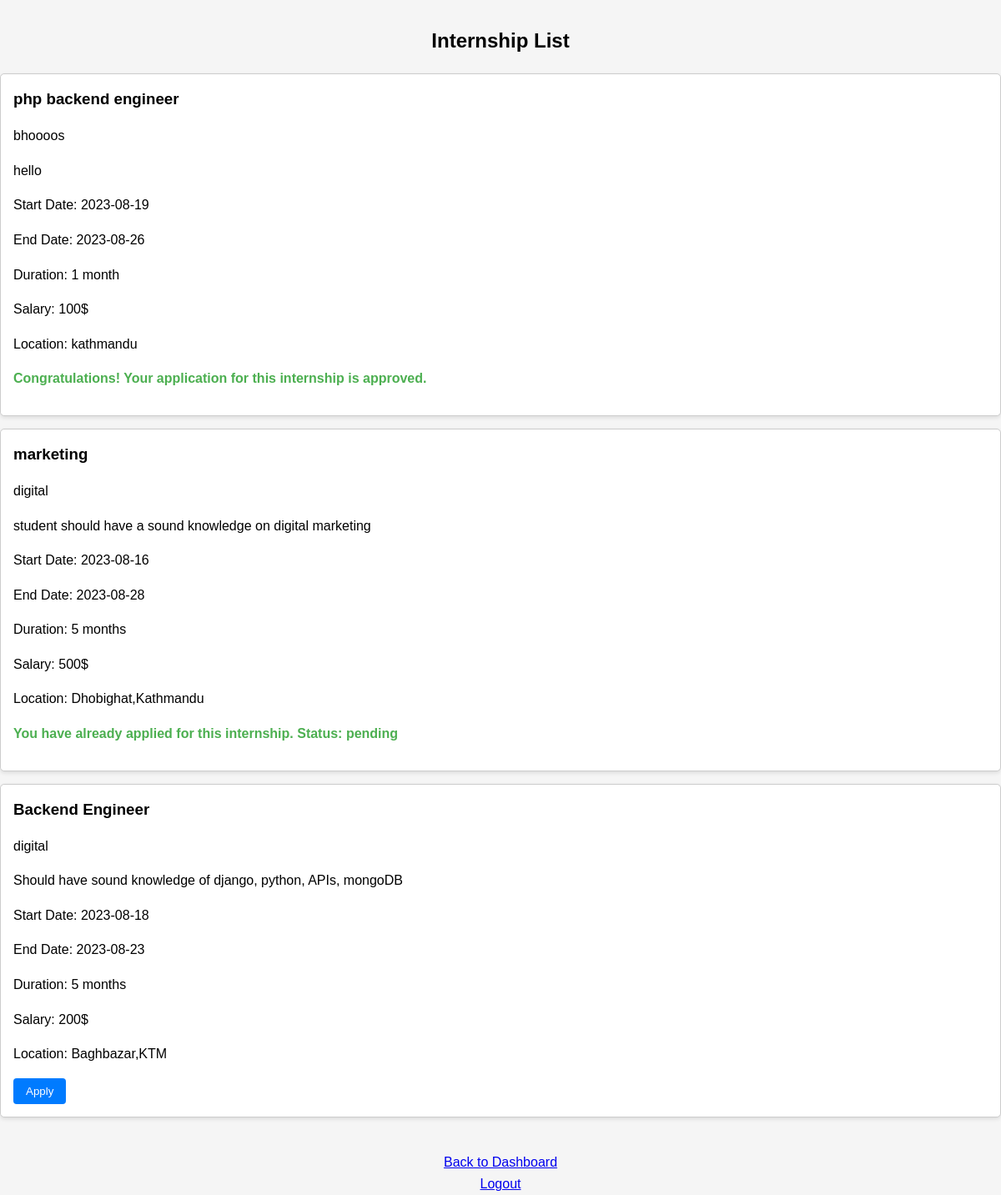
The app's page /internships.php (signed in) with its own data.
### tables this page shows
CREATE TABLE `internships` (
  `internship_id` int(11) NOT NULL,
  `admin_id` int(11) DEFAULT NULL,
  `title` varchar(255) DEFAULT NULL,
  `company_name` varchar(50) NOT NULL,
  `description` text DEFAULT NULL,
  `start_date` date DEFAULT NULL,
  `end_date` date DEFAULT NULL,
  `status` enum('open','closed') DEFAULT NULL,
  `duration` varchar(50) DEFAULT NULL,
  `salary` varchar(20) DEFAULT NULL,
  `location` varchar(50) DEFAULT NULL,
  `company_id` int(11) NOT NULL
);

### internships.php (the view, shortened to what this page needs)
<?php
require_once 'config.php';
$sql = "SELECT * FROM internships WHERE status = 'open'";
$result = mysqli_query($conn, $sql);
$internships = mysqli_fetch_all($result, MYSQLI_ASSOC);
$student_id = $_SESSION['student_id'];
$sql = "SELECT internship_id, status FROM applications WHERE student_id = '$student_id'";
$result = mysqli_query($conn, $sql);
$applications = mysqli_fetch_all($result, MYSQLI_ASSOC);
$appliedInternshipIds = array_column($applications, 'internship_id');
$applicationStatus = array_column($applications, 'status');
?>
<!DOCTYPE html>
<html>
<head>
</head>
<body>
    <h2>Internship List</h2>
    <?php if (count($internships) > 0) { ?>
        <ul>
            <?php foreach ($internships as $key => $internship) { ?>
                <li>
                    <h3><?php echo $internship['title']; ?></h3>
                    <p><?php echo $internship['company_name']; ?></p>
                    <p><?php echo $internship['description']; ?></p>
                    <p>Start Date: <?php echo $internship['start_date']; ?></p>
                    <p>End Date: <?php echo $internship['end_date']; ?></p>
                    <p>Duration: <?php echo $internship['duration']; ?></p>
                    <p>Salary: <?php echo $internship['salary']; ?></p>
                    <p>Location: <?php echo $internship['location']; ?></p>
                    <?php if (in_array($internship['internship_id'], $appliedInternshipIds)) { ?>
                        <?php if ($applicationStatus[$key] === 'pending') { ?>
                            <p class="applied">You have already applied for this internship. Status: <?php echo $applicationStatus[$key]; ?></p>
                        <?php } else { ?>
                            <p class="applied">Congratulations! Your application for this internship is <?php echo $applicationStatus[$key]; ?>.</p>
                        <?php } ?>
                    <?php } else { ?>
                        <form method="POST" action="confirmation.php">
                            <button type="submit">Apply</button>
                        </form>
                    <?php } ?>
                </li>
            <?php } ?>
        </ul>
    <?php } else { ?>
        <p class="no-internships">No internships available at the moment.</p>
    <?php } ?>
    <br>
    <div style="text-align: center;">
        <a href="student_dashboard.php">Back to Dashboard</a>
        <br>
        <a href="logout.php">Logout</a>
    </div>
</body>
</html>

### internships.php (style rules this page uses)
body { font-family: Arial, sans-serif; line-height: 1.6; background-color: #f5f5f5; margin: 0; padding: 0; }
h2 { text-align: center; margin-top: 30px; }
ul { list-style: none; padding: 0; }
li { border: 1px solid #ccc; border-radius: 5px; padding: 15px; margin-bottom: 15px; background-color: #ffffff; box-shadow: 0 2px 5px rgba(0, 0, 0, 0.1); }
h3 { margin: 0; }
button { background-color: #007bff; color: #fff; border: none; border-radius: 4px; padding: 8px 15px; cursor: pointer; }
.applied { font-weight: bold; color: #4caf50; }

### records on screen
internships: title "php backend engineer", company_name "bhoooos", description "hello", start_date "2023-08-19", end_date "2023-08-26", duration "1 month", salary "100$", location "kathmandu", key "approved"
internships: title "marketing", company_name "digital", description "student should have a sound knowledge on digital marketing", start_date "2023-08-16", end_date "2023-08-28", duration "5 months", salary "500$", location "Dhobighat,Kathmandu", key "pending"
internships: title "Backend Engineer", company_name "digital", description "Should have sound knowledge of django, python, APIs, mongoDB", start_date "2023-08-18", end_date "2023-08-23", duration "5 months", salary "200$", location "Baghbazar,KTM"
